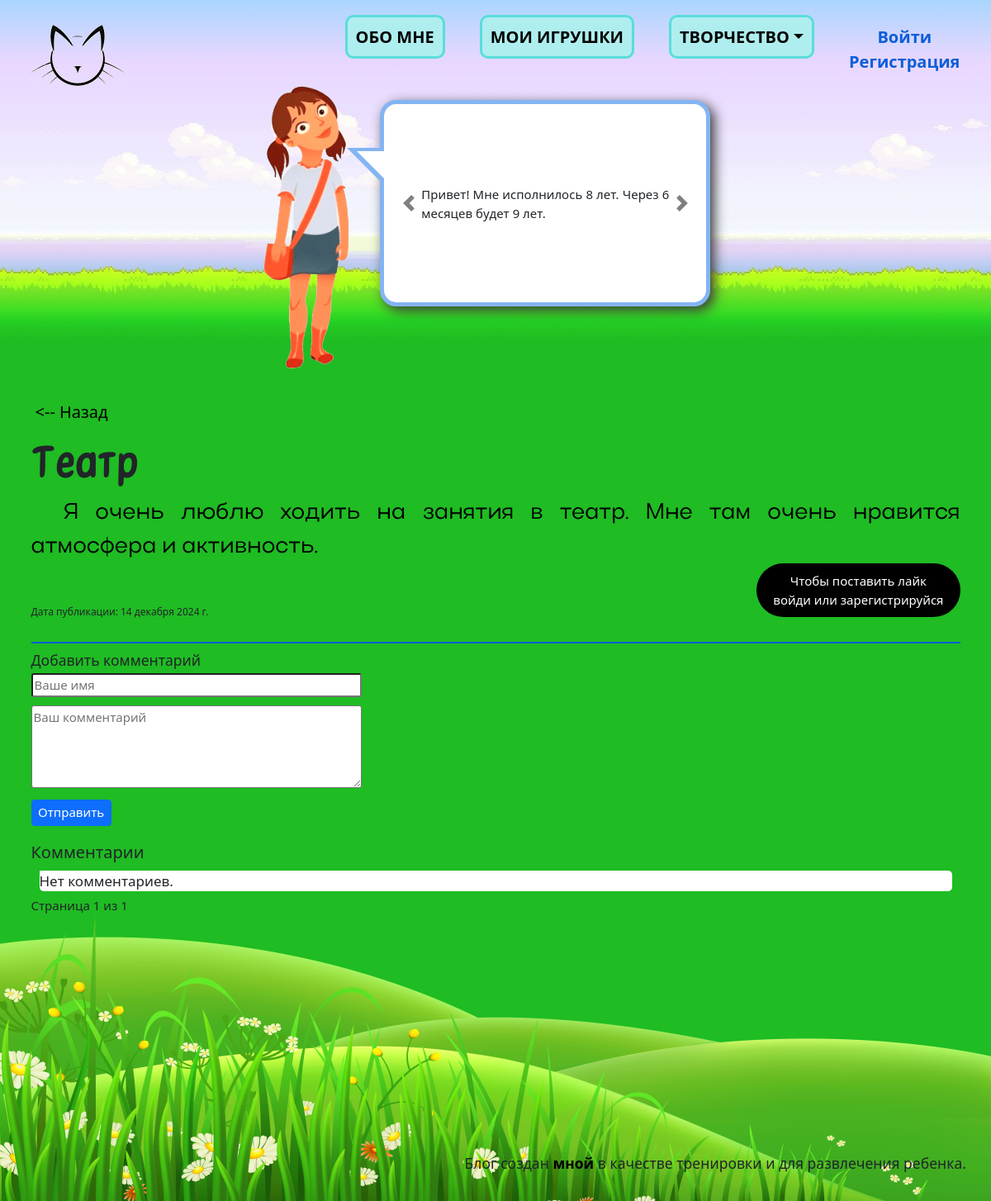
The app's page /activities/activities/1/ with its own data.
### information/models.py (models this page shows, shortened)
class Info(models.Model):
    name = models.CharField(max_length=100, verbose_name='О чём информация')
    text = RichTextField(verbose_name='Текст')
    is_published = models.BooleanField(default=False, verbose_name='Опубликовано?')
    date_created = models.DateTimeField(auto_now_add=True)
    class Meta:
        verbose_name_plural='Информация'

### activities/models.py (models this page shows, shortened)
class Activities(models.Model):
    image = models.ForeignKey(Image, on_delete=models.SET_NULL, null=True, blank=True, verbose_name='Изображение')
    name = models.CharField(max_length=50, null=True, blank=True, verbose_name='Название')
    content = RichTextField(null=True, blank=True, verbose_name='Текст')
    is_published = models.BooleanField(default=False, verbose_name='Опубликовано?')
    date_activity = models.DateField(null=True, blank=True, verbose_name='Дата активности')
    date_created = models.DateTimeField(auto_now_add=True, null=True, verbose_name='Дата создания')
    date_published = models.DateField(null=True, blank=True, verbose_name='Дата публикации')
    class Meta:
        verbose_name_plural = 'Активности'

### activities/views.py (the view)
# urls.py: path('activities/<int:item_id>/', views.activity_detail, name='activities'),
def activity_detail(request, item_id):
    return detail_view(request, item_id, 'activities', 'creativity/activities/activity.html')

### comments/forms.py
class CommentForm(forms.ModelForm):
    class Meta:
        model = Comment
        fields = ['content', 'name']
        widgets = {
            'name': forms.TextInput(attrs={'class': 'form-name', 'placeholder': 'Ваше имя'}),
            'content': forms.Textarea(attrs={'class': 'form-comment', 'placeholder': 'Ваш комментарий'})
        }
    def __init__(self, *args, **kwargs):
        user_authenticated = kwargs.pop('user_authenticated', False)
        super(CommentForm, self).__init__(*args, **kwargs)
        if user_authenticated:
            self.fields.pop('name', None)
        else:
            self.fields['name'].required = True

### displaying_sections/models.py (called while the page is built)
    def get_url(self):
        return reverse (self.url_section)

### utils.py (called while the page is built)
def get_section():
    sections_list = Section.objects.filter(is_active=True)
    return sections_list

def get_info():
    info_list = Info.objects.filter(is_published=True)
    return info_list

### templates/creativity/activities/activity.html (shortened to what this page needs)
{% extends 'base.html' %}
{% load static %}
{% block image %}
    <div class="block-last">
        <a class="last" href="{% url 'activities:index' %}"><-- Назад</a>
    </div>
{% endblock %}
{% block header %}
    <h1 class="header-content">{{ item.name }}</h1>
{% endblock %}
{% block content %}
    <div class="text-full">{{ item.content|safe }}</div>
    <div class="d-flex justify-content-between">
        <span class="date-published">Дата публикации: {{ item.date_published }}</span>
        {% include 'likes/likes.html' with liked=liked item=item item_type=item_type like_count=like_count %}
    </div>
    {% include 'comments/comments.html' with comments=comments form=form %}
{% endblock %}

### templates/information/info_cloud.html (shortened to what this page needs)
<div class="info-cloud">
    <div id="carouselExampleIndicators" class="carousel slide">
        <div class="carousel-inner">
            {% for info in info_list %}
                <div  class="carousel-item {% if forloop.first %}active{% endif %}">
                    {{ info.text|safe }}
                </div>
            {% endfor %}
        </div>
        {% if info_list|length > 1 %}
        <a role="button" class="carousel-control-prev" type="button" data-bs-target="#carouselExampleIndicators" data-bs-slide="prev">
            <span class="carousel-control-prev-icon" aria-hidden="true"></span>
        </a>
        <a role="button" class="carousel-control-next" type="button" data-bs-target="#carouselExampleIndicators" data-bs-slide="next">
            <span class="carousel-control-next-icon" aria-hidden="true"></span>
        </a>
        {% endif %}
       </div>
</div>

### static/css/style.css (style rules this page uses)
html { font-size: 10px; }
body { max-width: 1450px; margin: 0 auto; }
p, a, ul, li { margin: 0; padding: 0; }
.logout a, span { padding: 0; border: none; background: none; line-height: 1; }
.header-content { font-family: 'Architun-Med', serif; font-size: 6rem; }
.date-published { font-size: 1.2rem; margin-top: auto; }
.text-full { font-family: 'Actay-Reg', serif; font-size: 2.7rem; color: #000; text-align: justify; }
.text-full p { text-indent: 40px; }
.block-last { display: block; padding-bottom: 10px; }
.last { font-size: 2rem; text-decoration: none; color: #000; padding: 5px; border-radius: 5px; }
.info-cloud { display: inline-block; position: relative; font-size: 1.5rem; left: 35px; top: -80px; text-align: justify; border: 5px solid #84B4F3FF; background-color: #fff; border-radius: 20px; -moz-border-radius: 20px; -webkit-border-radius: 20px; box-shadow: 5px 5px 20px #b6b6b6; -moz-box-shadow: 5px 5px 20px #b6b6b6; -webkit-box-shadow: 5px 5px 15px #393939; width: 400px; height: 250px; }
.info-cloud:before { content: ""; position: absolute; width: 0; height: 0; border: 21px solid; border-color: #84B4F3FF #84B4F3FF transparent transparent; left: -45px; top: 53px; }
.info-cloud:after { content: ""; position: absolute; width: 0; height: 0; border: 17px solid; border-color: #fff #fff transparent transparent; left: -33px; top: 57px; }
.slide { height: 100%; padding: 0 45px; }
.carousel-inner { height: 100%; }
.carousel-item, .carousel-item.active { height: 100%; position: relative; }
.carousel-item p, .carousel-item.active p { position: absolute; top: 50%; transform: translate(0, -50%); }
.form-name, .form-comment { width: 400px; margin-bottom: 10px; font-size: 1.5rem; border-radius: 3px; }
.form-comment { height: 100px; }

### records on screen
Info: text "Привет! Мне исполнилось 8 лет. Через 6 месяцев будет 9 лет."
Activities: name "Театр", content "Я очень люблю ходить на занятия в театр. Мне там очень нравится атмосфера и активность.", date_published "14 декабря 2024 г."

### other values on screen
{{ comments.number }} "1"
{{ comments.paginator.num_pages }} "1"
